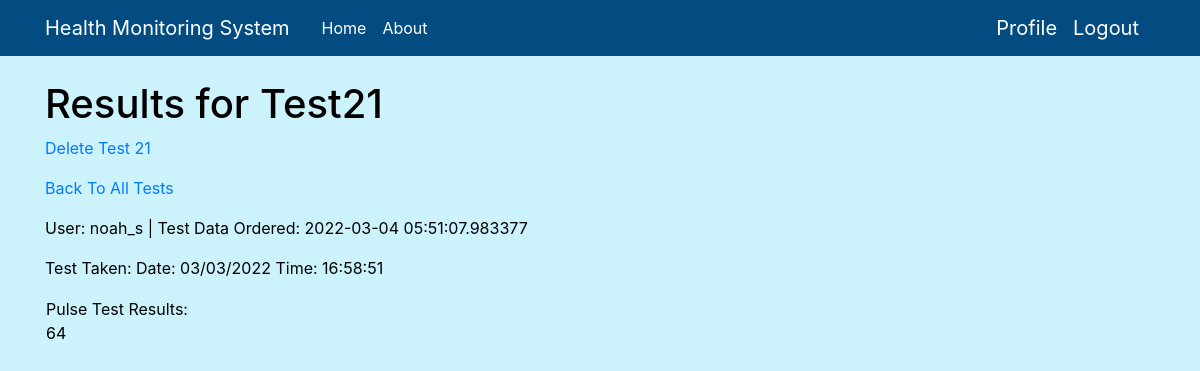
/open_packet/noah_s/21 (signed in), run on the app's committed database.
### website/models.py (models this page shows, shortened)
class Packet(db.Model):
    id = db.Column(db.Integer, primary_key=True)
    body = db.Column(db.String(500))
    timestamp = db.Column(db.DateTime, index=True, default=datetime.utcnow)     # this timestamp represents when the test was ordered
    test_taken = db.Column(db.String(50), index=True, default=None)             # this timestamp represents when the test was taken
    user_id = db.Column(db.Integer, db.ForeignKey('user.id'))
    test_type = db.Column(db.String(150), default=None)

class User(UserMixin, db.Model):
    id = db.Column(db.Integer, primary_key=True)
    username = db.Column(db.String(64), index=True, unique=True)
    email = db.Column(db.String(120), index=True, unique=True)          # email field format is validated
    DOB = db.Column(db.String(6), index=True, unique=True)              # DOB field format is validated
    password_hash = db.Column(db.String(128))
    packets = db.relationship("Packet", backref='author', lazy='dynamic')
    packet_count = db.Column(db.Integer, index=True)                    # TODO: managing the users packet counter
    admin = db.Column(db.Integer, index=True, default=False)
    seen_packets = []

### website/main/routes.py (the view)
@bp.route('/open_packet/<username>/<packet_id>')
def open_packet(username, packet_id):
    user = User.query.filter_by(username=username).first_or_404()
    return render_template('view_test.html', user=user, packet=Packet.query.get(packet_id))

### website/models.py (called while the page is built)
@login.user_loader
def load_user(id):
    return User.query.get(int(id))

### website/templates/view_test.html
{% extends "base.html" %}
{% block content %}
<h1> Results for Test{{packet.id}}</h1>
<p><a href="{{ url_for('main.deletetest', username=current_user.username, packet_id=packet.id) }}">Delete Test {{packet.id}}</a></p>
<p><a href="{{ url_for('auth.user', username=current_user.username)}}">Back To All Tests</a></p>
<p><td>User: {{packet.author.username}}  | Test Data Ordered: {{packet.timestamp}}</td></p>
<p>Test Taken: {{packet.test_taken}}</p>
<table>
    <td> {{packet.test_type}} Test Results:<br>{{ packet.body }} </td>
</table>
{% endblock %}

### website/static/main.css (style rules this page uses)
body { background: #ccf2fb; color: #000000; margin-top: 5rem; }
h1, h2, h3, h4, h5, h6 { color: #000000; }

### data on the page
Packet: id "21", timestamp "2022-03-04 05:51:07.983377", test_taken "Date: 03/03/2022 Time: 16:58:51", test_type "Pulse", body "64"
User: author.username "noah_s"
